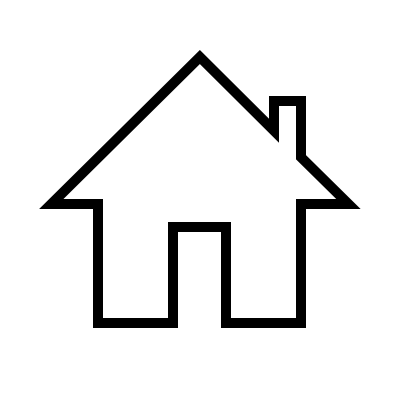
#> input picture class/week7/hospital/assets/images/House.png, 400 x 400 px
$ python hospital.py
#> lines starting #> are read from the running program, lines starting #| are printed output that depends on the picture; pictures that were not available may be replaced by others from this repository, and a replacement may not be noted
import random
import sys
import math


class Space():

    def __init__(self, height, width, num_hospitals):
        """Create a new state space with given dimensions."""
        self.height = height
        self.width = width
        self.num_hospitals = num_hospitals
        self.houses = set()
        self.hospitals = set()

    def add_house(self, row, col):
        """Add a house at a particular location in state space."""
        self.houses.add((row, col))

    def available_spaces(self):
        """Returns all cells not currently used by a house or hospital."""

        # Consider all possible cells
        candidates = set(
            (row, col)
            for row in range(self.height)
            for col in range(self.width)
        )

        # Remove all houses and hospitals
        for house in self.houses:
            candidates.remove(house)
        for hospital in self.hospitals:
            candidates.remove(hospital)
        return candidates

    def get_neighbors(self, row, col):
        """Returns neighbors not already containing a house or hospital."""
        candidates = [
            (row - 1, col),
            (row + 1, col),
            (row, col - 1),
            (row, col + 1)
        ]
        neighbors = []
        for r, c in candidates:
            if (r, c) in self.houses or (r, c) in self.hospitals:
                continue
            if 0 <= r < self.height and 0 <= c < self.width:
                neighbors.append((r, c))
        return neighbors


    def get_cost(self, hospitals):
        """Calculates sum of distances from houses to nearest hospital."""
        if len(hospitals)>0:
            cost = 0
            for house in self.houses:
                cost += min(
                    abs(house[0] - hospital[0]) + abs(house[1] - hospital[1])
                    for hospital in hospitals
                )
        else:
            cost = ""
        return cost


    def hill_climb(self, maximum=None, image_prefix=None, log=False):
        """Performs hill-climbing to find a solution."""
        count = 0

        # Start by initializing hospitals randomly
        self.hospitals = set()
        for i in range(self.num_hospitals):
            self.hospitals.add(random.choice(list(self.available_spaces())))
        if log:
            print("Initial state: cost", self.get_cost(self.hospitals))
        if image_prefix:
            self.output_image(f"{image_prefix}{str(count+1).zfill(3)}.png")

        # Continue until we reach maximum number of iterations
        while maximum is None or count < maximum:
            count += 1
            best_neighbors = []
            best_neighbor_cost = None

            # Consider all hospitals to move
            for hospital in self.hospitals:

                # Consider all neighbors for that hospital
                for replacement in self.get_neighbors(*hospital):

                    # Generate a neighboring set of hospitals
                    neighbor = self.hospitals.copy()
                    neighbor.remove(hospital)
                    neighbor.add(replacement)

                    # Check if neighbor is best so far
                    cost = self.get_cost(neighbor)
                    if best_neighbor_cost is None or cost < best_neighbor_cost:
                        best_neighbor_cost = cost
                        best_neighbors = [neighbor]
                    elif best_neighbor_cost == cost:
                        best_neighbors.append(neighbor)

            # None of the neighbors are better than the current state
            if best_neighbor_cost >= self.get_cost(self.hospitals):
                return self.hospitals

            # Move to a highest-valued neighbor
            else:
                if log:
                    print(f"Found better neighbor: cost {best_neighbor_cost}")
                self.hospitals = random.choice(best_neighbors)

            # Generate image
            if image_prefix:
                self.output_image(f"{image_prefix}{str(count+1).zfill(3)}.png")

    # [76 lines left out: functions random_restart, simulated_annealing, not called in this run]

    def output_image(self, filename):
        """Generates image with all houses and hospitals."""
        from PIL import Image, ImageDraw, ImageFont
        cell_size = 100
        cell_border = 2
        cost_size = 40
        padding = 10

        # Create a blank canvas
        img = Image.new(
            "RGBA",
            (self.width * cell_size,
             self.height * cell_size + cost_size + padding * 2),
            "white"
        )
        house = Image.open("assets/images/House.png").resize(
            (cell_size, cell_size)
        )
        hospital = Image.open("assets/images/hospital.png").resize(
            (cell_size, cell_size)
        )
        font = ImageFont.truetype("assets/fonts/OpenSans-Regular.ttf", 30)
        draw = ImageDraw.Draw(img)

        for i in range(self.height):
            for j in range(self.width):

                # Draw cell
                rect = [
                    (j * cell_size + cell_border,
                     i * cell_size + cell_border),
                    ((j + 1) * cell_size - cell_border,
                     (i + 1) * cell_size - cell_border)
                ]
                draw.rectangle(rect, fill="black")

                if (i, j) in self.houses:
                    img.paste(house, rect[0], house)
                if (i, j) in self.hospitals:
                    img.paste(hospital, rect[0], hospital)

        # Add cost
        draw.rectangle(
            (0, self.height * cell_size, self.width * cell_size,
             self.height * cell_size + cost_size + padding * 2),
            "black"
        )
        draw.text(
            (padding, self.height * cell_size + padding),
            f"Cost: {self.get_cost(self.hospitals)}",
            fill="white",
            font=font
        )

        img.save(filename)

if __name__=="__main__":

    # Create a new space and add houses randomly
    s = Space(height=10, width=20, num_hospitals=3)
    for i in range(0,15):
        s.add_house(random.randrange(s.height), random.randrange(s.width))

    # Generate a image only with houses
    s.output_image(f"hospitals000.png")
#> in output_image, `img = Image.new( "RGBA", (self.width * cell_size, self.height * cell_s..`: img: PIL image 2000x1060 RGBA; every value is 255
#> in output_image, `house = Image.open("assets/images/House.png").resize( (cell_size, cell..`:
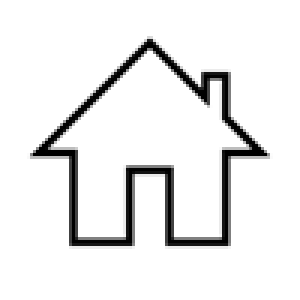
#> house: PIL image 100x100 RGBA (shown 3 times larger); mean R, G, B, A 57.5, 57.5, 57.5, 76.9; transparent parts drawn white
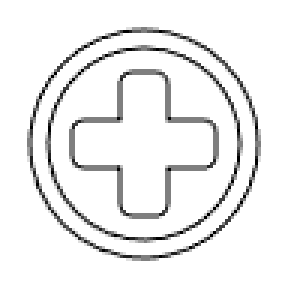
#> input picture class/week7/hospital/assets/images/TestCenter.png, 96 x 96 px, given in place of hospital.png, which was not available (shown 3 times larger)
#> in output_image, `hospital = Image.open("assets/images/hospital.png").resize( (cell_size..`:
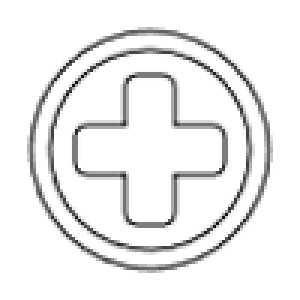
#> hospital: PIL image 100x100 RGBA (shown 3 times larger); mean R, G, B, A 62.8, 62.8, 62.8, 79.7; transparent parts drawn white
#> after the loop in output_image, `for i in range(self.height):`:
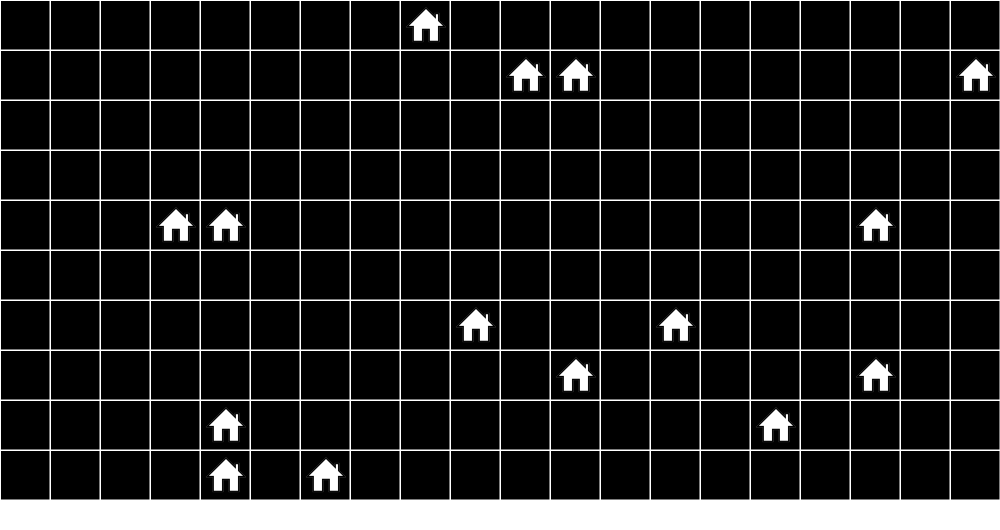
#> img: PIL image 2000x1060 RGBA (shown at 1/2 size); mean R, G, B, A 32.7, 32.7, 32.7, 254.9; transparent parts drawn white
#> in output_image, `img.save(filename)`:
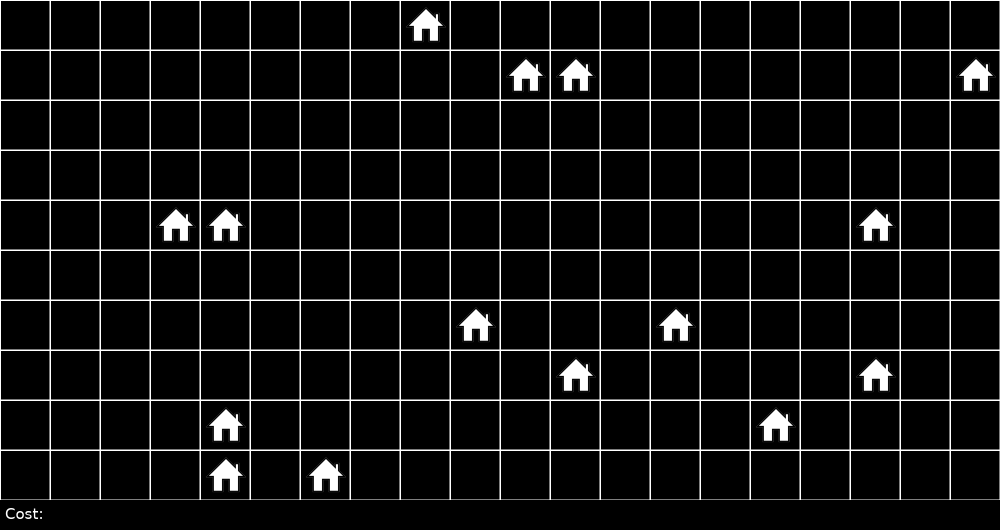
#> saved as hospitals000.png: PIL image 2000x1060 RGBA (shown at 1/2 size); mean R, G, B, A 18.3, 18.3, 18.3, 254.9; transparent parts drawn white

    # Use local search to determine hospital placement
    hospitals = s.hill_climb(image_prefix="hospitals", log=True)
#> call 2 of output_image, with filename = 'hospitals001.png'
#> in output_image (call 2), `img.save(filename)`:
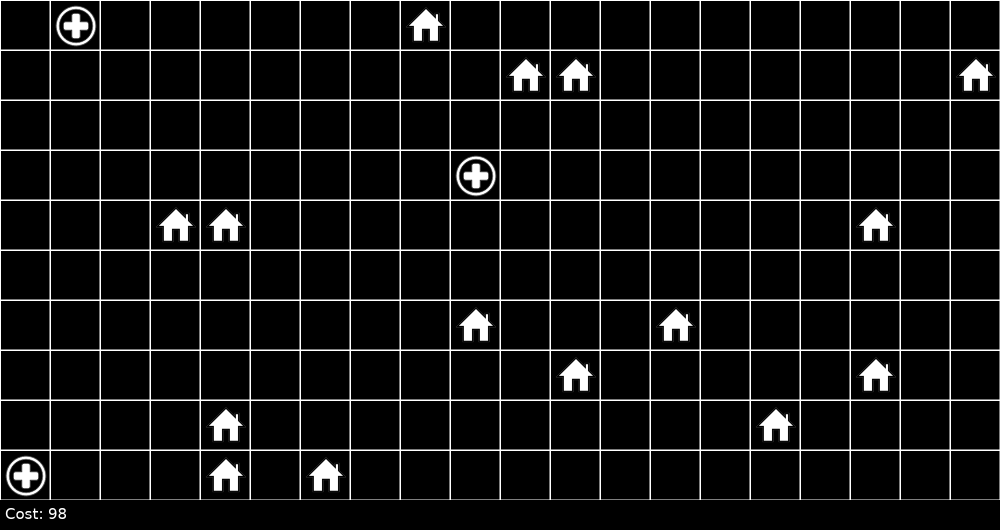
#> saved as hospitals001.png: PIL image 2000x1060 RGBA (shown at 1/2 size); mean R, G, B, A 19.3, 19.3, 19.3, 254.8; transparent parts drawn white
#> the loop in hill_climb, `for hospital in self.hospitals:` made 3 passes
#> hospital on passes 1 to 3: (0, 1), (9, 0), (3, 9)
#> after the loop in hill_climb, `for hospital in self.hospitals:`: best_neighbor_cost = 93; best_neighbors = 1 item
#| Found better neighbor: cost 93
#> in hill_climb, `self.hospitals = random.choice(best_neighbors)`: self.hospitals = 3 items
#> call 3 of output_image, with filename = 'hospitals002.png'
#> in output_image (call 3), `img.save(filename)`:
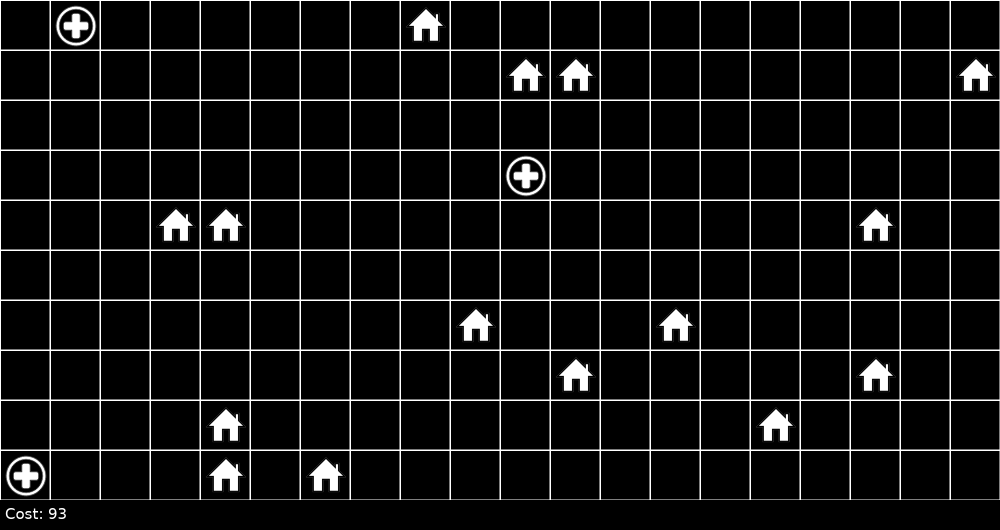
#> saved as hospitals002.png: PIL image 2000x1060 RGBA (shown at 1/2 size); mean R, G, B, A 19.3, 19.3, 19.3, 254.8; transparent parts drawn white
#> hospitals = 3 items
    # hospitals = s.random_restart(20, image_prefix="hospitals", log=True)
    # hospitals = s.simulated_annealing(100, image_prefix="hospitals", log=True)
